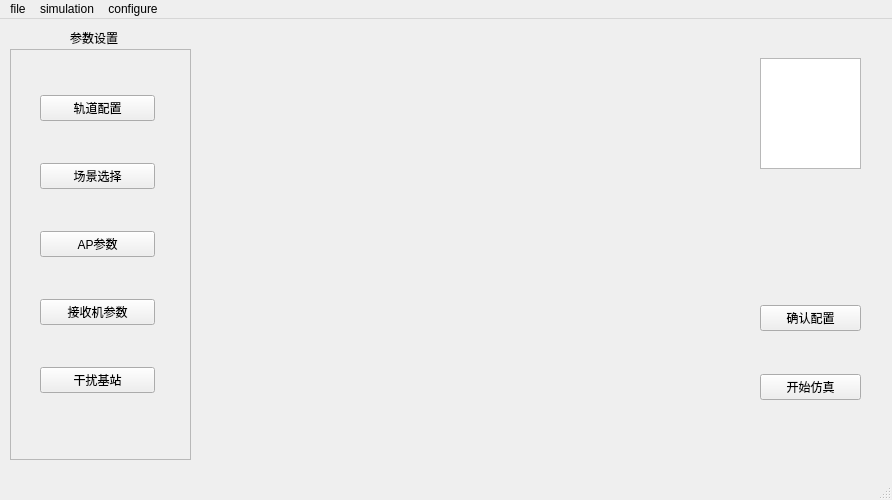
<?xml version="1.0" encoding="UTF-8"?>
<ui version="4.0">
 <class>MainWindow</class>
 <widget class="QMainWindow" name="MainWindow">
  <property name="geometry">
   <rect>
    <x>0</x>
    <y>0</y>
    <width>892</width>
    <height>500</height>
   </rect>
  </property>
  <property name="windowTitle">
   <string>MainWindow</string>
  </property>
  <widget class="QWidget" name="centralwidget">
   <widget class="QFrame" name="frame">
    <property name="geometry">
     <rect>
      <x>10</x>
      <y>30</y>
      <width>181</width>
      <height>411</height>
     </rect>
    </property>
    <property name="frameShape">
     <enum>QFrame::StyledPanel</enum>
    </property>
    <property name="frameShadow">
     <enum>QFrame::Raised</enum>
    </property>
    <widget class="QWidget" name="layoutWidget">
     <property name="geometry">
      <rect>
       <x>30</x>
       <y>10</y>
       <width>115</width>
       <height>371</height>
      </rect>
     </property>
     <layout class="QVBoxLayout" name="verticalLayout">
      <item>
       <widget class="QPushButton" name="button_track">
        <property name="text">
         <string>轨道配置</string>
        </property>
       </widget>
      </item>
      <item>
       <widget class="QPushButton" name="button_scene">
        <property name="text">
         <string>场景选择</string>
        </property>
       </widget>
      </item>
      <item>
       <widget class="QPushButton" name="button_ap">
        <property name="text">
         <string>AP参数</string>
        </property>
       </widget>
      </item>
      <item>
       <widget class="QPushButton" name="button_rec">
        <property name="text">
         <string>接收机参数</string>
        </property>
       </widget>
      </item>
      <item>
       <widget class="QPushButton" name="button_interf">
        <property name="text">
         <string>干扰基站</string>
        </property>
       </widget>
      </item>
     </layout>
    </widget>
   </widget>
   <widget class="GraphicsLayoutWidget" name="mainGraph" native="true">
    <property name="geometry">
     <rect>
      <x>210</x>
      <y>30</y>
      <width>521</width>
      <height>411</height>
     </rect>
    </property>
   </widget>
   <widget class="QLabel" name="label">
    <property name="geometry">
     <rect>
      <x>70</x>
      <y>10</y>
      <width>67</width>
      <height>17</height>
     </rect>
    </property>
    <property name="text">
     <string>参数设置</string>
    </property>
    <property name="buddy">
     <cstring>button_track</cstring>
    </property>
   </widget>
   <widget class="QWidget" name="widget" native="true">
    <property name="geometry">
     <rect>
      <x>750</x>
      <y>30</y>
      <width>120</width>
      <height>411</height>
     </rect>
    </property>
    <widget class="QWidget" name="verticalLayoutWidget">
     <property name="geometry">
      <rect>
       <x>10</x>
       <y>219</y>
       <width>101</width>
       <height>171</height>
      </rect>
     </property>
     <layout class="QVBoxLayout" name="verticalLayout_2">
      <item>
       <widget class="QPushButton" name="button_import">
        <property name="text">
         <string>确认配置</string>
        </property>
       </widget>
      </item>
      <item>
       <widget class="QPushButton" name="button_run">
        <property name="text">
         <string>开始仿真</string>
        </property>
       </widget>
      </item>
     </layout>
    </widget>
    <widget class="QWidget" name="verticalLayoutWidget_2">
     <property name="geometry">
      <rect>
       <x>10</x>
       <y>9</y>
       <width>101</width>
       <height>111</height>
      </rect>
     </property>
     <layout class="QVBoxLayout" name="verticalLayout_3">
      <item>
       <widget class="QTextEdit" name="textEdit_disp"/>
      </item>
     </layout>
    </widget>
   </widget>
  </widget>
  <widget class="QMenuBar" name="menubar">
   <property name="geometry">
    <rect>
     <x>0</x>
     <y>0</y>
     <width>892</width>
     <height>28</height>
    </rect>
   </property>
   <widget class="QMenu" name="menufile">
    <property name="title">
     <string>file</string>
    </property>
    <addaction name="actionopen"/>
    <addaction name="separator"/>
    <addaction name="actionnew"/>
    <addaction name="actionsave"/>
    <addaction name="actionsave_as"/>
   </widget>
   <widget class="QMenu" name="menusimulation">
    <property name="title">
     <string>simulation</string>
    </property>
    <addaction name="actionrun"/>
    <addaction name="separator"/>
    <addaction name="actiongo"/>
    <addaction name="actionstop"/>
    <addaction name="actionpause"/>
   </widget>
   <widget class="QMenu" name="menuconfigure">
    <property name="title">
     <string>configure</string>
    </property>
    <addaction name="actionAP"/>
   </widget>
   <addaction name="menufile"/>
   <addaction name="menusimulation"/>
   <addaction name="menuconfigure"/>
  </widget>
  <widget class="QStatusBar" name="statusbar"/>
  <action name="actionopen">
   <property name="text">
    <string>open</string>
   </property>
  </action>
  <action name="actionnew">
   <property name="text">
    <string>new</string>
   </property>
  </action>
  <action name="actionsave">
   <property name="text">
    <string>save</string>
   </property>
  </action>
  <action name="actionsave_as">
   <property name="text">
    <string>save as ...</string>
   </property>
  </action>
  <action name="actionrun">
   <property name="text">
    <string>run</string>
   </property>
  </action>
  <action name="actiongo">
   <property name="text">
    <string>go</string>
   </property>
  </action>
  <action name="actionstop">
   <property name="text">
    <string>stop</string>
   </property>
  </action>
  <action name="actionpause">
   <property name="text">
    <string>pause</string>
   </property>
  </action>
  <action name="actionAP">
   <property name="text">
    <string>轨道测试点间隔</string>
   </property>
  </action>
 </widget>
 <customwidgets>
  <customwidget>
   <class>GraphicsLayoutWidget</class>
   <extends>QWidget</extends>
   <header>pyqtgraph</header>
   <container>1</container>
  </customwidget>
 </customwidgets>
 <resources/>
 <connections/>
</ui>
